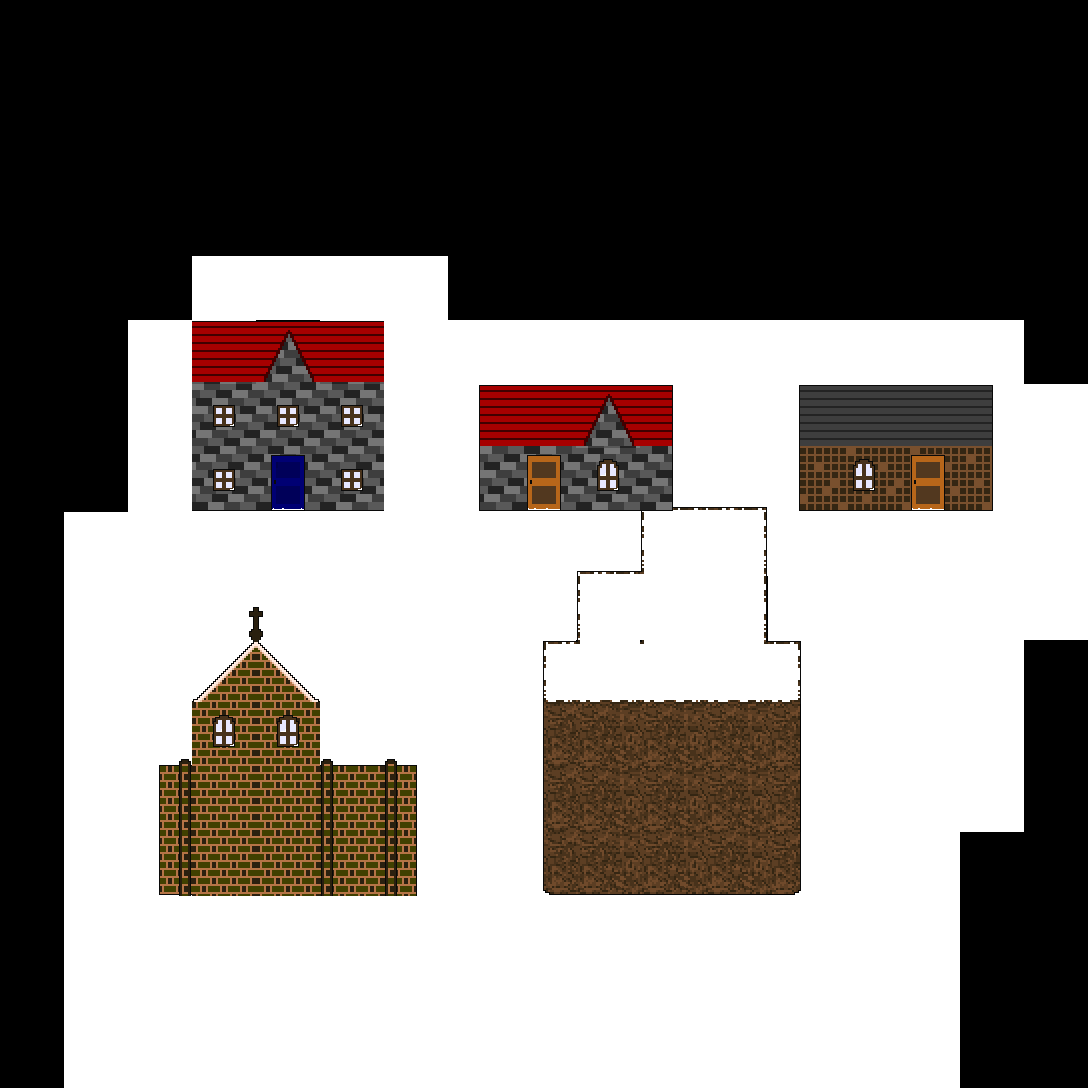

Tiled map render using the project's own tile images. Description and the whole map definition, tile-layer contents included, below:
An orthogonal 17x17 tile map with 64x64 px tiles, 3 tile layers (Tile Layer 2, Tile Layer 1, Tile Layer 3), 5 tilesets.

<map version="1.0" tiledversion="1.0.1" orientation="orthogonal" renderorder="left-down" width="17" height="17" tilewidth="64" tileheight="64" nextobjectid="1">
 <tileset firstgid="1" source="../Tiled_Tileset/block_roof.tsx" />
 <tileset firstgid="25" source="../Tiled_Tileset/cliff_full.tsx" />
 <tileset firstgid="49" source="../Tiled_Tileset/base2.tsx" />
 <tileset firstgid="65" source="../Tiled_Tileset/door_window.tsx" />
 <tileset firstgid="89" source="../Tiled_Tileset/church_full.tsx" />
 <layer name="Tile Layer 2" width="17" height="17">
  <data encoding="csv">
0,0,0,0,0,0,0,0,0,0,0,0,0,0,0,0,0,
0,0,0,0,0,0,0,0,0,0,0,0,0,0,0,0,0,
0,0,0,0,0,0,0,0,0,0,0,0,0,0,0,0,0,
0,0,0,0,0,0,0,0,0,0,0,0,0,0,0,0,0,
0,0,0,49,49,49,49,0,0,0,0,0,0,0,0,0,0,
0,0,49,49,0,49,49,49,49,49,49,49,49,49,49,49,0,
0,0,49,49,49,49,49,49,49,49,49,49,49,49,49,49,49,
0,0,49,49,49,49,49,49,49,49,49,49,49,49,49,49,49,
0,49,49,49,49,49,49,49,49,49,49,49,49,49,49,49,49,
0,49,49,49,49,49,49,49,49,49,0,0,49,49,49,49,49,
0,49,49,49,49,49,49,49,49,0,0,0,49,49,49,49,0,
0,49,49,49,49,49,49,49,49,0,0,0,49,49,49,49,0,
0,49,49,49,49,49,49,49,49,49,49,0,49,49,49,49,0,
0,49,49,49,49,49,49,49,49,49,49,49,49,49,49,0,0,
0,49,49,49,49,49,49,49,49,49,49,49,49,49,49,0,0,
0,49,49,49,49,49,49,49,49,49,49,49,49,49,49,0,0,
0,49,49,49,49,49,49,49,49,49,49,49,49,49,49,0,0
</data>
 </layer>
 <layer name="Tile Layer 1" width="17" height="17">
  <data encoding="csv">
0,0,0,0,0,0,0,0,0,0,0,0,0,0,0,0,0,
0,0,0,0,0,0,0,0,0,0,0,0,0,0,0,0,0,
0,0,0,0,0,0,0,0,0,0,0,0,0,0,0,0,0,
0,0,0,0,0,0,0,0,0,0,0,0,0,0,0,0,0,
0,0,0,0,0,0,0,0,0,0,0,0,0,0,0,0,0,
0,0,0,0,7,6,0,0,0,0,0,0,0,0,0,0,0,
0,0,0,13,13,13,0,15,6,6,23,0,8,24,24,16,0,
0,0,0,12,12,12,0,21,12,12,27,35,14,5,5,22,0,
0,0,0,0,0,0,0,0,0,27,42,36,0,0,0,0,0,
0,0,0,106,98,0,0,0,0,28,49,36,0,0,0,0,0,
0,0,0,99,91,0,0,0,45,44,44,29,37,0,0,0,0,
0,49,112,100,100,111,94,0,38,32,32,32,31,0,0,0,0,
0,49,107,100,100,100,92,0,38,32,32,32,31,0,0,0,0,
0,49,108,100,100,100,92,0,46,47,47,47,39,0,0,0,0,
0,49,49,49,49,49,49,49,0,0,0,0,0,0,0,0,0,
0,49,49,49,49,49,49,49,0,0,0,0,0,0,0,0,0,
0,49,49,49,0,0,0,0,0,0,0,0,0,0,0,0,0
</data>
 </layer>
 <layer name="Tile Layer 3" width="17" height="17">
  <data encoding="csv">
0,0,0,0,0,0,0,0,0,0,0,0,0,0,0,0,0,
0,0,0,0,0,0,0,0,0,0,0,0,0,0,0,0,0,
0,0,0,0,0,0,0,0,0,0,0,0,0,0,0,0,0,
0,0,0,0,0,0,0,0,0,0,0,0,0,0,0,0,0,
0,0,0,49,49,49,49,0,0,0,0,0,0,0,0,0,0,
0,0,0,6,0,0,0,0,0,0,0,0,0,0,0,0,0,
0,0,0,82,82,82,0,0,0,7,0,0,0,0,0,0,0,
0,0,0,82,73,82,0,0,65,81,4,0,0,81,65,0,0,
0,0,0,0,0,0,0,0,0,0,0,0,0,0,0,0,0,
0,0,0,0,0,0,0,0,0,0,0,0,0,0,0,0,0,
0,0,0,0,0,0,0,0,0,0,0,0,0,0,0,0,0,
0,49,110,81,81,102,102,0,0,0,0,0,0,0,0,0,0,
0,49,97,0,0,89,89,0,0,0,0,0,0,0,0,0,0,
0,49,97,0,0,89,89,0,0,0,0,0,0,0,0,0,0,
0,49,49,49,49,49,49,0,0,0,0,0,0,0,0,0,0,
0,49,49,49,49,49,49,0,0,0,0,0,0,0,0,0,0,
0,0,0,0,0,0,0,0,0,0,0,0,0,0,0,0,0
</data>
 </layer>
</map>
